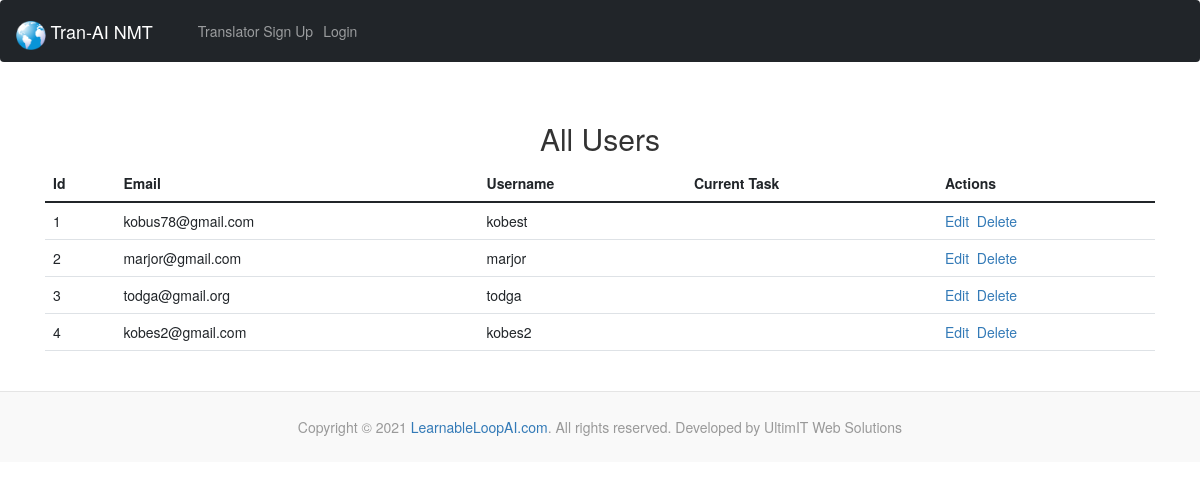
/users/, run on the app's committed database.
### accounts/models.py (models this page shows, shortened)
class CustomUser(AbstractBaseUser, PermissionsMixin):
    email = models.EmailField(_('email address'), unique=True)
    username = models.CharField(_('username'), max_length=6, default='')
    admin = models.BooleanField(default=False)
    is_staff = models.BooleanField(default=False)
    is_active = models.BooleanField(default=True)
    created_at = models.DateTimeField(default=timezone.now)
    cur_assign = models.ForeignKey(Assignment, blank=True, null=True, on_delete=models.CASCADE)
    USERNAME_FIELD = 'email'
    REQUIRED_FIELDS = []
    objects = CustomUserManager()

### todproof/views.py (the view)
# urls.py: path('users/', views.index_users, name='index-users'),
def index_users(request):
  User = get_user_model()
  users = User.objects.all()
  return render(request, 'todproof/index_users.html', {'users': users})

### todproof/templates/todproof/index_users.html
{% extends 'todproof/base.html' %}
{% block content %}
<center><h2>All Users</h2></center>
<table class="table table-hover">
  <thead>
    <tr>
      <th scope="col">Id</th>
      <th scope="col">Email</th>
      <th scope="col">Username</th>
      <th scope="col">Current Task</th>
      <th scope="col">Actions</th>
    </tr>
  </thead>
  <tbody>
{% for user in users %}
    <tr>
      <td>{{ user.id }}</td>
      <td>{{ user.email }}</td>
      <td>{{ user.username }}</td>
      <td><a href="">{{user.cur_task}}</a></td>
      <td><a href="">Edit</a>&nbsp;&nbsp;<a href="">Delete</a></td>
    </tr>
{% endfor %}
  </tbody>
</table>
{% endblock %}

### data on the page
CustomUser: id "1", email "kobus78@gmail.com", username "kobest"
CustomUser: id "2", email "marjor@gmail.com", username "marjor"
CustomUser: id "3", email "todga@gmail.org", username "todga"
CustomUser: id "4", email "kobes2@gmail.com", username "kobes2"
